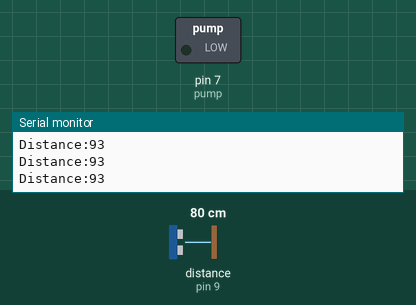
Bench run of a sketch on a simulated Arduino Uno, built with avr-gcc and run on an emulated ATmega328P. Shown: switched loads named in the sketch (green lamp = pin HIGH), the last lines printed to the serial monitor. Wiring (inferred from the names in the program): ultrasonic range finder: trigger pin 8; echo pin 9. The inputs (shaded band) are chosen by the test bench; at power-on: distance to the obstacle (sensor on pin 9) 80 cm. The echo pulse lasts 58.3 µs per cm; pins used as bus, display or sensor lines are not drawn.

Above: at 1.2 s.
1.3 s: distance to the obstacle (sensor on pin 9) set to 10 cm
2.8 s: distance to the obstacle (sensor on pin 9) set to 7 cm
At 3.3 s:
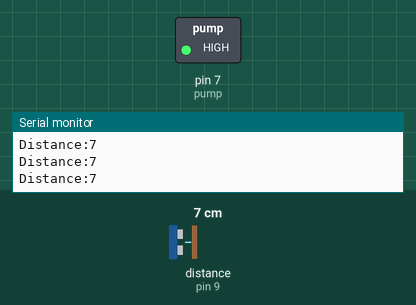
4.3 s: distance to the obstacle (sensor on pin 9) set to 9 cm
At 5.5 s:
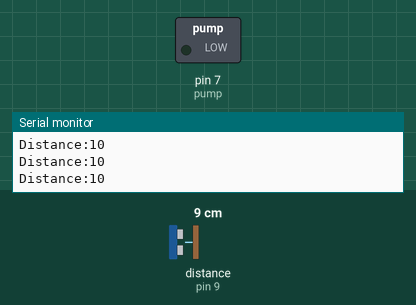
5.8 s: distance to the obstacle (sensor on pin 9) set to 2 cm
At 6.7 s:
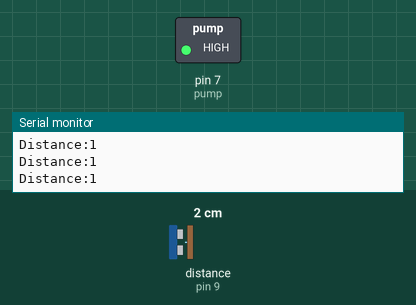
Timing chart, 0 to 8.3 s (numbered marks = the images above; inputs shaded):
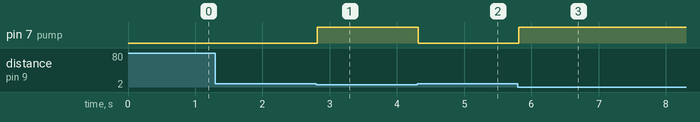

Measured:
- the behaviour switches between 9 and 8 cm on distance to the obstacle (sensor on pin 9) (found by bisection; images 0 and 1)
- after the input at 2.8 s, pin 7 (pump): LOW → HIGH at once
- after the input at 4.3 s, pin 7 (pump): HIGH → LOW at once
- after the input at 5.8 s, pin 7 (pump): LOW → HIGH at once

The sketch:

Automatic_Sanitizer.ino
```cpp
int pump=7;
int trig_Pin=8;
int echo_Pin=9;
long Time;
int distance;

void setup() {

Serial.begin(9600);
pinMode(trig_Pin,OUTPUT);
pinMode(echo_Pin,INPUT);
pinMode(pump,OUTPUT);
}

void loop() {
digitalWrite(trig_Pin,LOW);
delayMicroseconds(2);
digitalWrite(trig_Pin,HIGH);
delayMicroseconds(10);
digitalWrite(trig_Pin,LOW);
Time=pulseIn(echo_Pin,HIGH);
distance=Time*0.04/2;
Serial.print("Distance:");
Serial.println(distance);
if(distance<10)
{
  digitalWrite(pump,HIGH);
}
else
{
  digitalWrite(pump,LOW);
}
}
```
